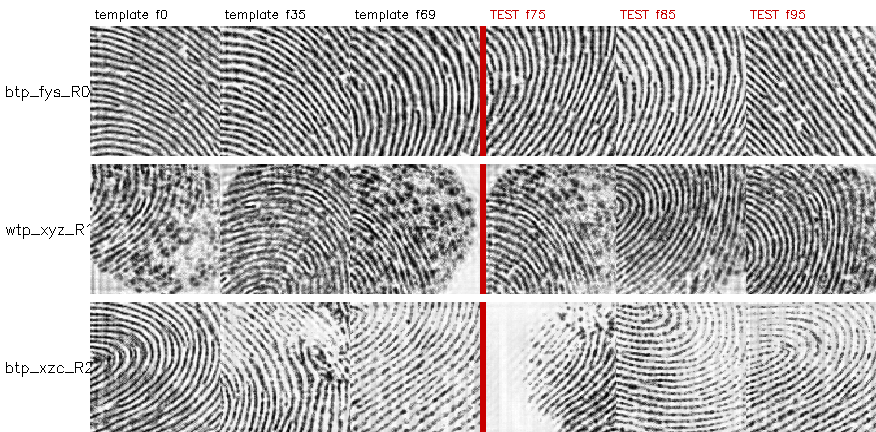
#> input picture 图/损坏帧核查_2根手指.png, 876 x 432 px
$ python -i corrupted_frames_montage.py   (imports and definitions only)
#> lines starting #> are read from the running program, lines starting #| are printed output that depends on the picture
# -*- coding: utf-8 -*-
"""导出2根问题手指的 模板帧(好) vs test帧(坏) 对比图, 供客户核查采集退化。"""
import os, glob
import numpy as np, cv2
def load_img(p):
    with open(p,'rb') as f: return cv2.imdecode(np.frombuffer(f.read(),np.uint8), cv2.IMREAD_GRAYSCALE)
def enh(img):  # CLAHE增强(和匹配同预处理), 便于看脊线
    return cv2.createCLAHE(4.0,(8,8)).apply(img)
specs=[('btp_fys_R0','f:/1111/指纹/dataRet_new_processed/dataRet_new_processed/不贴屏/不贴屏/fys_R0/Rgd1237'),
       ('wtp_xyz_R1','f:/1111/指纹/dataRet_new_processed/dataRet_new_processed/无贴屏/xyz_R1/Rgd1245'),
       ('btp_xzc_R2','f:/1111/指纹/dataRet_new_processed/dataRet_new_processed/不贴屏/不贴屏/xzc_R2/Rgd1237')]
def tile(img,sz=130):
    im=cv2.normalize(enh(img),None,0,255,cv2.NORM_MINMAX); return cv2.resize(im,(sz,sz),interpolation=cv2.INTER_NEAREST)
rows=[]
labels_top=['template f0','template f35','template f69','TEST f75','TEST f85','TEST f95']
# [12 lines not run here, left out]
# [1 line that did not run here, left out]
# 顶部列标题
# [1 line that did not run here, left out]
xs=[90, 90+130, 90+260, 90+396, 90+526, 90+656]
# [3 lines not run here, left out]
# [1 line that did not run here, left out]
# [1 line that did not run here, left out]
# [2 lines not run here, left out]

>>> import cv2
>>> picture = cv2.imread('../图/损坏帧核查_2根手指.png', cv2.IMREAD_GRAYSCALE)
#> picture: shape (432, 876); min 0, max 255, mean 177
>>> result = tile(picture)
#> in enh, `return cv2.createCLAHE(4.0,(8,8)).apply(img)`:
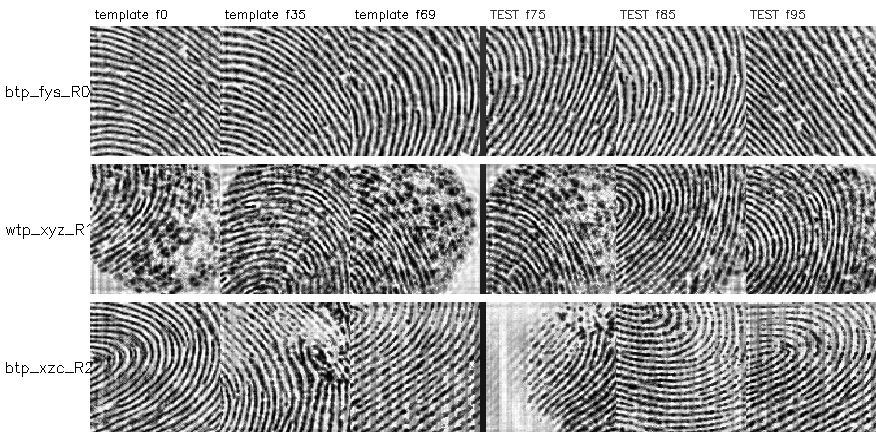
#> returned value: shape (432, 876); min 0, max 255, mean 154.4
#> in tile, `return cv2.resize(im, (sz, sz), interpolation=cv2.INTER_NEAREST)`:
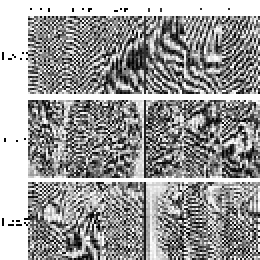
#> returned value: shape (130, 130) (shown 2 times larger); min 0, max 255, mean 155
